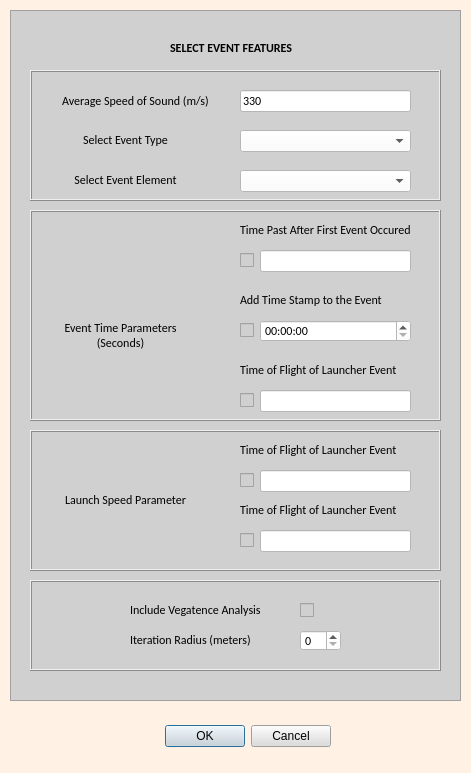
<?xml version="1.0" encoding="UTF-8"?>
<ui version="4.0">
 <class>Dialog</class>
 <widget class="QDialog" name="Dialog">
  <property name="geometry">
   <rect>
    <x>0</x>
    <y>0</y>
    <width>471</width>
    <height>773</height>
   </rect>
  </property>
  <property name="windowTitle">
   <string>Analyze Tool</string>
  </property>
  <property name="styleSheet">
   <string notr="true">background-color: rgb(255, 242, 229);</string>
  </property>
  <property name="sizeGripEnabled">
   <bool>false</bool>
  </property>
  <property name="modal">
   <bool>false</bool>
  </property>
  <widget class="QDialogButtonBox" name="buttonBox">
   <property name="geometry">
    <rect>
     <x>-10</x>
     <y>720</y>
     <width>341</width>
     <height>32</height>
    </rect>
   </property>
   <property name="styleSheet">
    <string notr="true">background-color: rgb(220, 220, 220);</string>
   </property>
   <property name="orientation">
    <enum>Qt::Horizontal</enum>
   </property>
   <property name="standardButtons">
    <set>QDialogButtonBox::Cancel|QDialogButtonBox::Ok</set>
   </property>
  </widget>
  <widget class="QFrame" name="frame">
   <property name="geometry">
    <rect>
     <x>10</x>
     <y>10</y>
     <width>451</width>
     <height>691</height>
    </rect>
   </property>
   <property name="styleSheet">
    <string notr="true">background-color: rgb(255, 255, 255);
background-color: rgb(208, 208, 208);</string>
   </property>
   <property name="frameShape">
    <enum>QFrame::StyledPanel</enum>
   </property>
   <property name="frameShadow">
    <enum>QFrame::Sunken</enum>
   </property>
   <widget class="QFrame" name="frame_2">
    <property name="geometry">
     <rect>
      <x>20</x>
      <y>420</y>
      <width>411</width>
      <height>141</height>
     </rect>
    </property>
    <property name="frameShape">
     <enum>QFrame::Box</enum>
    </property>
    <property name="frameShadow">
     <enum>QFrame::Raised</enum>
    </property>
    <property name="lineWidth">
     <number>1</number>
    </property>
    <property name="midLineWidth">
     <number>0</number>
    </property>
    <widget class="QLabel" name="label_7">
     <property name="geometry">
      <rect>
       <x>10</x>
       <y>60</y>
       <width>171</width>
       <height>20</height>
      </rect>
     </property>
     <property name="font">
      <font>
       <family>Calibri</family>
       <pointsize>9</pointsize>
      </font>
     </property>
     <property name="text">
      <string>Launch Speed Parameter</string>
     </property>
     <property name="alignment">
      <set>Qt::AlignCenter</set>
     </property>
    </widget>
    <widget class="QCheckBox" name="checkBox_7">
     <property name="enabled">
      <bool>true</bool>
     </property>
     <property name="geometry">
      <rect>
       <x>210</x>
       <y>100</y>
       <width>81</width>
       <height>20</height>
      </rect>
     </property>
     <property name="font">
      <font>
       <family>Calibri</family>
       <pointsize>9</pointsize>
      </font>
     </property>
     <property name="acceptDrops">
      <bool>false</bool>
     </property>
     <property name="text">
      <string/>
     </property>
    </widget>
    <widget class="QLabel" name="label_10">
     <property name="geometry">
      <rect>
       <x>210</x>
       <y>10</y>
       <width>181</width>
       <height>20</height>
      </rect>
     </property>
     <property name="font">
      <font>
       <family>Calibri</family>
       <pointsize>9</pointsize>
      </font>
     </property>
     <property name="text">
      <string>Time of Flight of Launcher Event</string>
     </property>
    </widget>
    <widget class="QLabel" name="label_11">
     <property name="geometry">
      <rect>
       <x>210</x>
       <y>70</y>
       <width>181</width>
       <height>20</height>
      </rect>
     </property>
     <property name="font">
      <font>
       <family>Calibri</family>
       <pointsize>9</pointsize>
      </font>
     </property>
     <property name="text">
      <string>Time of Flight of Launcher Event</string>
     </property>
    </widget>
    <widget class="QCheckBox" name="checkBox_6">
     <property name="enabled">
      <bool>true</bool>
     </property>
     <property name="geometry">
      <rect>
       <x>210</x>
       <y>40</y>
       <width>81</width>
       <height>20</height>
      </rect>
     </property>
     <property name="font">
      <font>
       <family>Calibri</family>
       <pointsize>9</pointsize>
      </font>
     </property>
     <property name="acceptDrops">
      <bool>false</bool>
     </property>
     <property name="text">
      <string/>
     </property>
    </widget>
    <widget class="QLineEdit" name="lineEdit_7">
     <property name="geometry">
      <rect>
       <x>230</x>
       <y>100</y>
       <width>151</width>
       <height>22</height>
      </rect>
     </property>
     <property name="font">
      <font>
       <family>Calibri</family>
       <pointsize>9</pointsize>
      </font>
     </property>
     <property name="styleSheet">
      <string notr="true">background-color: rgb(255, 255, 255);</string>
     </property>
    </widget>
    <widget class="QLineEdit" name="lineEdit_6">
     <property name="geometry">
      <rect>
       <x>230</x>
       <y>40</y>
       <width>151</width>
       <height>22</height>
      </rect>
     </property>
     <property name="font">
      <font>
       <family>Calibri</family>
       <pointsize>9</pointsize>
      </font>
     </property>
     <property name="styleSheet">
      <string notr="true">background-color: rgb(255, 255, 255);</string>
     </property>
    </widget>
   </widget>
   <widget class="QFrame" name="frame_3">
    <property name="geometry">
     <rect>
      <x>20</x>
      <y>200</y>
      <width>411</width>
      <height>211</height>
     </rect>
    </property>
    <property name="frameShape">
     <enum>QFrame::Box</enum>
    </property>
    <property name="frameShadow">
     <enum>QFrame::Raised</enum>
    </property>
    <widget class="QCheckBox" name="checkBox">
     <property name="enabled">
      <bool>true</bool>
     </property>
     <property name="geometry">
      <rect>
       <x>210</x>
       <y>40</y>
       <width>81</width>
       <height>20</height>
      </rect>
     </property>
     <property name="font">
      <font>
       <family>Calibri</family>
       <pointsize>9</pointsize>
      </font>
     </property>
     <property name="acceptDrops">
      <bool>false</bool>
     </property>
     <property name="text">
      <string/>
     </property>
    </widget>
    <widget class="QLabel" name="label_6">
     <property name="geometry">
      <rect>
       <x>210</x>
       <y>10</y>
       <width>191</width>
       <height>20</height>
      </rect>
     </property>
     <property name="font">
      <font>
       <family>Calibri</family>
       <pointsize>9</pointsize>
      </font>
     </property>
     <property name="text">
      <string>Time Past After First Event Occured</string>
     </property>
    </widget>
    <widget class="QLineEdit" name="lineEdit_2">
     <property name="geometry">
      <rect>
       <x>230</x>
       <y>40</y>
       <width>151</width>
       <height>22</height>
      </rect>
     </property>
     <property name="font">
      <font>
       <family>Calibri</family>
       <pointsize>9</pointsize>
      </font>
     </property>
     <property name="styleSheet">
      <string notr="true">background-color: rgb(255, 255, 255);</string>
     </property>
    </widget>
    <widget class="QLabel" name="label_5">
     <property name="geometry">
      <rect>
       <x>210</x>
       <y>80</y>
       <width>171</width>
       <height>20</height>
      </rect>
     </property>
     <property name="font">
      <font>
       <family>Calibri</family>
       <pointsize>9</pointsize>
      </font>
     </property>
     <property name="text">
      <string>Add Time Stamp to the Event</string>
     </property>
    </widget>
    <widget class="QLabel" name="label_3">
     <property name="geometry">
      <rect>
       <x>20</x>
       <y>100</y>
       <width>141</width>
       <height>51</height>
      </rect>
     </property>
     <property name="font">
      <font>
       <family>Calibri</family>
       <pointsize>9</pointsize>
      </font>
     </property>
     <property name="text">
      <string>Event Time Parameters (Seconds)</string>
     </property>
     <property name="scaledContents">
      <bool>false</bool>
     </property>
     <property name="alignment">
      <set>Qt::AlignCenter</set>
     </property>
     <property name="wordWrap">
      <bool>true</bool>
     </property>
    </widget>
    <widget class="QLabel" name="label_9">
     <property name="geometry">
      <rect>
       <x>210</x>
       <y>150</y>
       <width>181</width>
       <height>20</height>
      </rect>
     </property>
     <property name="font">
      <font>
       <family>Calibri</family>
       <pointsize>9</pointsize>
      </font>
     </property>
     <property name="text">
      <string>Time of Flight of Launcher Event</string>
     </property>
    </widget>
    <widget class="QCheckBox" name="checkBox_2">
     <property name="geometry">
      <rect>
       <x>210</x>
       <y>110</y>
       <width>81</width>
       <height>20</height>
      </rect>
     </property>
     <property name="font">
      <font>
       <pointsize>9</pointsize>
      </font>
     </property>
     <property name="text">
      <string/>
     </property>
    </widget>
    <widget class="QCheckBox" name="checkBox_5">
     <property name="enabled">
      <bool>true</bool>
     </property>
     <property name="geometry">
      <rect>
       <x>210</x>
       <y>180</y>
       <width>81</width>
       <height>20</height>
      </rect>
     </property>
     <property name="font">
      <font>
       <family>Calibri</family>
       <pointsize>9</pointsize>
      </font>
     </property>
     <property name="acceptDrops">
      <bool>false</bool>
     </property>
     <property name="text">
      <string/>
     </property>
    </widget>
    <widget class="QTimeEdit" name="timeEdit">
     <property name="geometry">
      <rect>
       <x>230</x>
       <y>110</y>
       <width>151</width>
       <height>22</height>
      </rect>
     </property>
     <property name="font">
      <font>
       <family>Calibri</family>
       <pointsize>9</pointsize>
      </font>
     </property>
     <property name="styleSheet">
      <string notr="true">background-color: rgb(255, 255, 255);</string>
     </property>
     <property name="displayFormat">
      <string>hh:mm:ss</string>
     </property>
     <property name="calendarPopup">
      <bool>false</bool>
     </property>
     <property name="time">
      <time>
       <hour>0</hour>
       <minute>0</minute>
       <second>0</second>
      </time>
     </property>
    </widget>
    <widget class="QLineEdit" name="lineEdit_5">
     <property name="geometry">
      <rect>
       <x>230</x>
       <y>180</y>
       <width>151</width>
       <height>22</height>
      </rect>
     </property>
     <property name="font">
      <font>
       <family>Calibri</family>
       <pointsize>9</pointsize>
      </font>
     </property>
     <property name="styleSheet">
      <string notr="true">background-color: rgb(255, 255, 255);</string>
     </property>
    </widget>
   </widget>
   <widget class="QFrame" name="frame_4">
    <property name="geometry">
     <rect>
      <x>20</x>
      <y>60</y>
      <width>411</width>
      <height>131</height>
     </rect>
    </property>
    <property name="frameShape">
     <enum>QFrame::Box</enum>
    </property>
    <property name="frameShadow">
     <enum>QFrame::Raised</enum>
    </property>
    <widget class="QLabel" name="label_2">
     <property name="geometry">
      <rect>
       <x>40</x>
       <y>60</y>
       <width>111</width>
       <height>20</height>
      </rect>
     </property>
     <property name="font">
      <font>
       <family>Calibri</family>
       <pointsize>9</pointsize>
      </font>
     </property>
     <property name="text">
      <string>Select Event Type</string>
     </property>
     <property name="alignment">
      <set>Qt::AlignCenter</set>
     </property>
    </widget>
    <widget class="QLabel" name="label_4">
     <property name="geometry">
      <rect>
       <x>20</x>
       <y>100</y>
       <width>151</width>
       <height>20</height>
      </rect>
     </property>
     <property name="font">
      <font>
       <family>Calibri</family>
       <pointsize>9</pointsize>
      </font>
     </property>
     <property name="text">
      <string>Select Event Element</string>
     </property>
     <property name="alignment">
      <set>Qt::AlignCenter</set>
     </property>
    </widget>
    <widget class="QComboBox" name="comboBox">
     <property name="geometry">
      <rect>
       <x>210</x>
       <y>60</y>
       <width>171</width>
       <height>22</height>
      </rect>
     </property>
     <property name="font">
      <font>
       <family>Calibri</family>
       <pointsize>9</pointsize>
      </font>
     </property>
     <property name="styleSheet">
      <string notr="true">background-color: rgb(255, 255, 255);</string>
     </property>
    </widget>
    <widget class="QComboBox" name="comboBox_2">
     <property name="geometry">
      <rect>
       <x>210</x>
       <y>100</y>
       <width>171</width>
       <height>22</height>
      </rect>
     </property>
     <property name="font">
      <font>
       <family>Calibri</family>
       <pointsize>9</pointsize>
      </font>
     </property>
     <property name="styleSheet">
      <string notr="true">background-color: rgb(255, 255, 255);</string>
     </property>
    </widget>
    <widget class="QLabel" name="label">
     <property name="geometry">
      <rect>
       <x>10</x>
       <y>10</y>
       <width>191</width>
       <height>41</height>
      </rect>
     </property>
     <property name="font">
      <font>
       <family>Calibri</family>
       <pointsize>9</pointsize>
      </font>
     </property>
     <property name="contextMenuPolicy">
      <enum>Qt::PreventContextMenu</enum>
     </property>
     <property name="text">
      <string>Average Speed of Sound (m/s)</string>
     </property>
     <property name="alignment">
      <set>Qt::AlignCenter</set>
     </property>
    </widget>
    <widget class="QLineEdit" name="lineEdit">
     <property name="geometry">
      <rect>
       <x>210</x>
       <y>20</y>
       <width>171</width>
       <height>22</height>
      </rect>
     </property>
     <property name="font">
      <font>
       <family>Calibri</family>
       <pointsize>9</pointsize>
      </font>
     </property>
     <property name="contextMenuPolicy">
      <enum>Qt::NoContextMenu</enum>
     </property>
     <property name="styleSheet">
      <string notr="true">background-color: rgb(255, 255, 255);</string>
     </property>
     <property name="text">
      <string>330</string>
     </property>
    </widget>
   </widget>
   <widget class="QLabel" name="label_21">
    <property name="geometry">
     <rect>
      <x>160</x>
      <y>30</y>
      <width>231</width>
      <height>16</height>
     </rect>
    </property>
    <property name="font">
     <font>
      <family>Calibri</family>
      <pointsize>9</pointsize>
      <weight>75</weight>
      <bold>true</bold>
     </font>
    </property>
    <property name="text">
     <string>SELECT EVENT FEATURES</string>
    </property>
   </widget>
   <widget class="QFrame" name="frame_5">
    <property name="geometry">
     <rect>
      <x>20</x>
      <y>570</y>
      <width>411</width>
      <height>91</height>
     </rect>
    </property>
    <property name="frameShape">
     <enum>QFrame::Box</enum>
    </property>
    <property name="frameShadow">
     <enum>QFrame::Raised</enum>
    </property>
    <widget class="QLabel" name="label_22">
     <property name="geometry">
      <rect>
       <x>100</x>
       <y>20</y>
       <width>181</width>
       <height>20</height>
      </rect>
     </property>
     <property name="font">
      <font>
       <family>Calibri</family>
       <pointsize>9</pointsize>
      </font>
     </property>
     <property name="text">
      <string>Include Vegatence Analysis</string>
     </property>
    </widget>
    <widget class="QLabel" name="label_23">
     <property name="geometry">
      <rect>
       <x>100</x>
       <y>50</y>
       <width>151</width>
       <height>20</height>
      </rect>
     </property>
     <property name="font">
      <font>
       <family>Calibri</family>
       <pointsize>9</pointsize>
      </font>
     </property>
     <property name="text">
      <string>Iteration Radius (meters)</string>
     </property>
    </widget>
    <widget class="QSpinBox" name="spinBox">
     <property name="geometry">
      <rect>
       <x>270</x>
       <y>50</y>
       <width>41</width>
       <height>21</height>
      </rect>
     </property>
     <property name="font">
      <font>
       <family>Calibri</family>
       <pointsize>9</pointsize>
      </font>
     </property>
     <property name="styleSheet">
      <string notr="true">background-color: rgb(255, 255, 255);</string>
     </property>
    </widget>
    <widget class="QCheckBox" name="checkBox_11">
     <property name="geometry">
      <rect>
       <x>270</x>
       <y>20</y>
       <width>81</width>
       <height>20</height>
      </rect>
     </property>
     <property name="text">
      <string/>
     </property>
    </widget>
   </widget>
  </widget>
 </widget>
 <resources/>
 <connections>
  <connection>
   <sender>buttonBox</sender>
   <signal>accepted()</signal>
   <receiver>Dialog</receiver>
   <slot>accept()</slot>
   <hints>
    <hint type="sourcelabel">
     <x>248</x>
     <y>254</y>
    </hint>
    <hint type="destinationlabel">
     <x>157</x>
     <y>274</y>
    </hint>
   </hints>
  </connection>
  <connection>
   <sender>buttonBox</sender>
   <signal>rejected()</signal>
   <receiver>Dialog</receiver>
   <slot>reject()</slot>
   <hints>
    <hint type="sourcelabel">
     <x>316</x>
     <y>260</y>
    </hint>
    <hint type="destinationlabel">
     <x>286</x>
     <y>274</y>
    </hint>
   </hints>
  </connection>
 </connections>
</ui>
